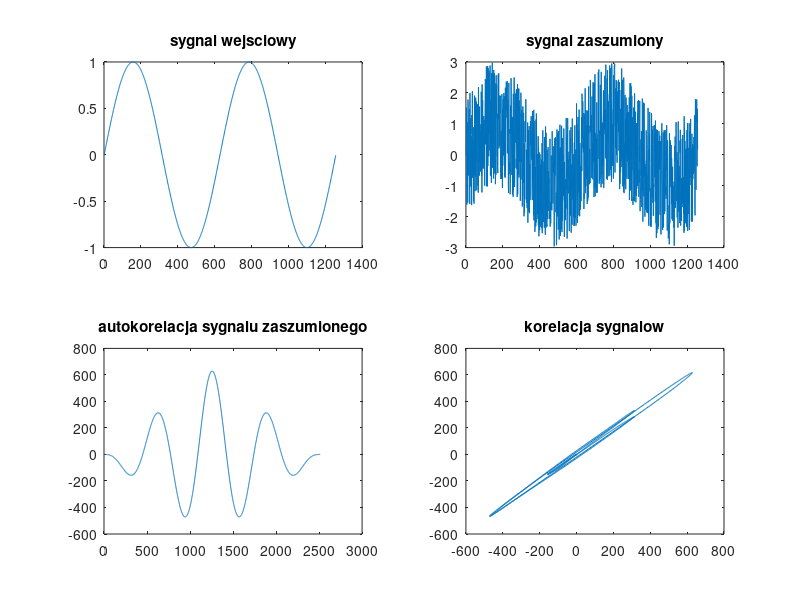

Write the MATLAB code that produced this figure.
%XCORR

s=sin([0:0.01:4*pi]);
ss=s+rand(1,length(s))*4-2;

[c, lags] = xcorr(s);
[cc, lags1] = xcorr(s,ss);

subplot(221)
plot(s)
title('sygnal wejsciowy')
subplot(222)
plot(ss)
title('sygnal zaszumiony')
subplot(223)
plot(c)
title('autokorelacja sygnalu zaszumionego')
subplot(224)
plot(c,cc)
title('korelacja sygnalow')
